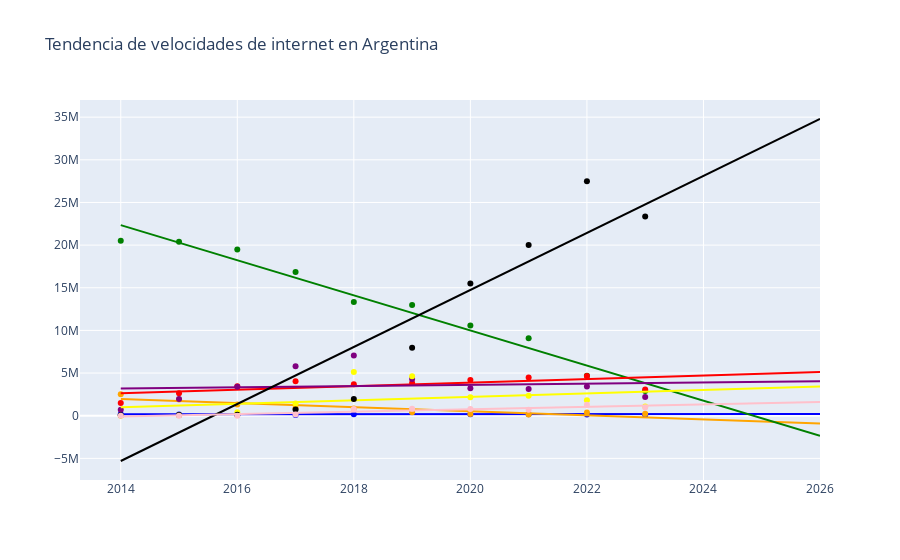

The notebook cell saved with this chart:
### Markdown cell above
### Analisis 3:
* Objetivo: Identificar las tendencias de las velocidades de internet para identificar su futuro
* Metodo: Crear un grafico de lineas marcando los valores historicos y graficando linea de tendencia

### Code cell
#cargar los datos
df_tec_vel_agrupado = pd.read_csv('datasets/Internet_Accesos_Por_velocidad.csv')

#limpiar y convertir a numeros
df_tec_vel_agrupado['año'] = pd.to_numeric(df_tec_vel_agrupado['año'], errors='coerce')
df_tec_vel_agrupado['hasta_512_kbps'] = pd.to_numeric(df_tec_vel_agrupado['hasta_512_kbps'], errors='coerce')
df_tec_vel_agrupado['+_512_kbps_-_1_mbps'] = pd.to_numeric(df_tec_vel_agrupado['+_512_kbps_-_1_mbps'], errors='coerce')
df_tec_vel_agrupado['+_1_mbps_-_6_mbps'] = pd.to_numeric(df_tec_vel_agrupado['+_1_mbps_-_6_mbps'], errors='coerce')
df_tec_vel_agrupado['+_6_mbps_-_10_mbps'] = pd.to_numeric(df_tec_vel_agrupado['+_6_mbps_-_10_mbps'], errors='coerce')
df_tec_vel_agrupado['+_10_mbps_-_20_mbps'] = pd.to_numeric(df_tec_vel_agrupado['+_10_mbps_-_20_mbps'], errors='coerce')
df_tec_vel_agrupado['+_20_mbps_-_30_mbps'] = pd.to_numeric(df_tec_vel_agrupado['+_20_mbps_-_30_mbps'], errors='coerce')
df_tec_vel_agrupado['+_30_mbps'] = pd.to_numeric(df_tec_vel_agrupado['+_30_mbps'], errors='coerce')
df_tec_vel_agrupado['otros'] = pd.to_numeric(df_tec_vel_agrupado['otros'], errors='coerce')
#borrar filas con nulos
df_tec_vel_agrupado = df_tec_vel_agrupado.dropna()

for index in df_tec_vel_agrupado[df_tec_vel_agrupado['año'] == 2024].index:
    df_tec_vel_agrupado.drop(index, inplace=True)

tecnologias = ['hasta_512_kbps','+_512_kbps_-_1_mbps','+_1_mbps_-_6_mbps','+_6_mbps_-_10_mbps','+_10_mbps_-_20_mbps','+_20_mbps_-_30_mbps','+_30_mbps','otros']

colores = ['blue', 'orange', 'green', 'red', 'purple','yellow','black','pink']

#agrupar por ano y tecnologia
df_agrupado = df_tec_vel_agrupado.groupby('año')[tecnologias].sum().reset_index()

#crear grafico incial
fig = px.scatter(title='Tendencia de velocidades de internet en Argentina',
                 labels={'año': 'Año', 'value': 'Accesos'})

#agregar datos
for i, tecnologia in enumerate(tecnologias):
    #graficar los puntos de datos (un solo punto por ano)
    scatter_fig = px.scatter(df_agrupado, x='año', y=tecnologia, labels={'año': 'Año', 'value': tecnologia})
    fig.add_trace(scatter_fig.data[0].update(marker_color=colores[i], name=tecnologia))
    
    #crear y ajustar el modelo de regresion lineal
    X = df_agrupado[['año']]
    y = df_agrupado[tecnologia]

    model = LinearRegression()
    model.fit(X, y)

    #predecir para los anos presentes y futuros
    future_years = np.array(list(df_agrupado['año']) + [2024, 2025, 2026]).reshape(-1, 1)
    predictions = model.predict(future_years)

    #graficar linea de tendencia
    line_fig = px.line(x=future_years.flatten(), y=predictions, labels={'x': 'Año', 'y': tecnologia})
    fig.add_trace(line_fig.data[0].update(line_color=colores[i], name=f'Tendencia {tecnologia}'))

#ajustar al diseno
fig.update_layout(legend_title_text='Tecnología')

#mostrar grafico
fig.show()

### Figure 1 — Plotly figure (JSON) as saved in the notebook; plotly's stock layout.template omitted (floating-point values rounded to 4 significant figures)
{"data": [{"hovertemplate": "<extra></extra>", "legendgroup": "", "marker": {"color": "#636efa", "symbol": "circle"}, "mode": "markers", "name": "", "orientation": "v", "showlegend": false, "type": "scatter", "xaxis": "x", "yaxis": "y"}, {"hovertemplate": "Año=%{x}<br>hasta_512_kbps=%{y}<extra></extra>", "legendgroup": "", "marker": {"color": "blue", "symbol": "circle"}, "mode": "markers", "name": "hasta_512_kbps", "orientation": "v", "showlegend": false, "type": "scatter", "x": [2014, 2015, 2016, 2017, 2018, 2019, 2020, 2021, 2022, 2023], "xaxis": "x", "y": [175253, 151153, 115263, 77082, 157696, 649348, 164136, 161095, 133551, 92538], "yaxis": "y"}, {"hovertemplate": "Año=%{x}<br>hasta_512_kbps=%{y}<extra></extra>", "legendgroup": "", "line": {"color": "blue", "dash": "solid"}, "marker": {"symbol": "circle"}, "mode": "lines", "name": "Tendencia hasta_512_kbps", "orientation": "v", "showlegend": false, "type": "scatter", "x": [2014, 2015, 2016, 2017, 2018, 2019, 2020, 2021, 2022, 2023, 2024, 2025, 2026], "xaxis": "x", "y": [184600.0, 185300.0, 186000.0, 186700.0, 187400.0, 188100.0, 188800.0, 189400.0, 190100.0, 190800.0, 191500.0, 192200.0, 192900.0], "yaxis": "y"}, {"hovertemplate": "Año=%{x}<br>+_512_kbps_-_1_mbps=%{y}<extra></extra>", "legendgroup": "", "marker": {"color": "orange", "symbol": "circle"}, "mode": "markers", "name": "+_512_kbps_-_1_mbps", "orientation": "v", "showlegend": false, "type": "scatter", "x": [2014, 2015, 2016, 2017, 2018, 2019, 2020, 2021, 2022, 2023], "xaxis": "x", "y": [2506790, 1900261, 1316841, 892396, 856658, 401265, 191050, 153656, 386733, 242062], "yaxis": "y"}, {"hovertemplate": "Año=%{x}<br>+_512_kbps_-_1_mbps=%{y}<extra></extra>", "legendgroup": "", "line": {"color": "orange", "dash": "solid"}, "marker": {"symbol": "circle"}, "mode": "lines", "name": "Tendencia +_512_kbps_-_1_mbps", "orientation": "v", "showlegend": false, "type": "scatter", "x": [2014, 2015, 2016, 2017, 2018, 2019, 2020, 2021, 2022, 2023, 2024, 2025, 2026], "xaxis": "x", "y": [1958000.0, 1720000.0, 1481000.0, 1243000.0, 1004000.0, 765500.0, 527000.0, 288500.0, 50020.0, -188500.0, -427000.0, -665500.0, -904000.0], "yaxis": "y"}, {"hovertemplate": "Año=%{x}<br>+_1_mbps_-_6_mbps=%{y}<extra></extra>", "legendgroup": "", "marker": {"color": "green", "symbol": "circle"}, "mode": "markers", "name": "+_1_mbps_-_6_mbps", "orientation": "v", "showlegend": false, "type": "scatter", "x": [2014, 2015, 2016, 2017, 2018, 2019, 2020, 2021, 2022, 2023], "xaxis": "x", "y": [20517858, 20397292, 19492255, 16835983, 13328851, 12974661, 10561943, 9088185, 4693005, 2910671], "yaxis": "y"}, {"hovertemplate": "Año=%{x}<br>+_1_mbps_-_6_mbps=%{y}<extra></extra>", "legendgroup": "", "line": {"color": "green", "dash": "solid"}, "marker": {"symbol": "circle"}, "mode": "lines", "name": "Tendencia +_1_mbps_-_6_mbps", "orientation": "v", "showlegend": false, "type": "scatter", "x": [2014, 2015, 2016, 2017, 2018, 2019, 2020, 2021, 2022, 2023, 2024, 2025, 2026], "xaxis": "x", "y": [22340000.0, 20280000.0, 18230000.0, 16170000.0, 14110000.0, 12050000.0, 9993000.0, 7935000.0, 5877000.0, 3818000.0, 1760000.0, -297800.0, -2356000.0], "yaxis": "y"}, {"hovertemplate": "Año=%{x}<br>+_6_mbps_-_10_mbps=%{y}<extra></extra>", "legendgroup": "", "marker": {"color": "red", "symbol": "circle"}, "mode": "markers", "name": "+_6_mbps_-_10_mbps", "orientation": "v", "showlegend": false, "type": "scatter", "x": [2014, 2015, 2016, 2017, 2018, 2019, 2020, 2021, 2022, 2023], "xaxis": "x", "y": [1500490, 2644983, 3467623, 4033663, 3698173, 3826965, 4189013, 4494106, 4667505, 3087296], "yaxis": "y"}, {"hovertemplate": "Año=%{x}<br>+_6_mbps_-_10_mbps=%{y}<extra></extra>", "legendgroup": "", "line": {"color": "red", "dash": "solid"}, "marker": {"symbol": "circle"}, "mode": "lines", "name": "Tendencia +_6_mbps_-_10_mbps", "orientation": "v", "showlegend": false, "type": "scatter", "x": [2014, 2015, 2016, 2017, 2018, 2019, 2020, 2021, 2022, 2023, 2024, 2025, 2026], "xaxis": "x", "y": [2629000.0, 2836000.0, 3043000.0, 3250000.0, 3457000.0, 3665000.0, 3872000.0, 4079000.0, 4286000.0, 4493000.0, 4700000.0, 4907000.0, 5114000.0], "yaxis": "y"}, {"hovertemplate": "Año=%{x}<br>+_10_mbps_-_20_mbps=%{y}<extra></extra>", "legendgroup": "", "marker": {"color": "purple", "symbol": "circle"}, "mode": "markers", "name": "+_10_mbps_-_20_mbps", "orientation": "v", "showlegend": false, "type": "scatter", "x": [2014, 2015, 2016, 2017, 2018, 2019, 2020, 2021, 2022, 2023], "xaxis": "x", "y": [707133, 1959285, 3384641, 5794644, 7053697, 4292465, 3208190, 3117868, 3412590, 2183403], "yaxis": "y"}, {"hovertemplate": "Año=%{x}<br>+_10_mbps_-_20_mbps=%{y}<extra></extra>", "legendgroup": "", "line": {"color": "purple", "dash": "solid"}, "marker": {"symbol": "circle"}, "mode": "lines", "name": "Tendencia +_10_mbps_-_20_mbps", "orientation": "v", "showlegend": false, "type": "scatter", "x": [2014, 2015, 2016, 2017, 2018, 2019, 2020, 2021, 2022, 2023, 2024, 2025, 2026], "xaxis": "x", "y": [3195000.0, 3265000.0, 3336000.0, 3406000.0, 3476000.0, 3547000.0, 3617000.0, 3687000.0, 3758000.0, 3828000.0, 3898000.0, 3969000.0, 4039000.0], "yaxis": "y"}, {"hovertemplate": "Año=%{x}<br>+_20_mbps_-_30_mbps=%{y}<extra></extra>", "legendgroup": "", "marker": {"color": "yellow", "symbol": "circle"}, "mode": "markers", "name": "+_20_mbps_-_30_mbps", "orientation": "v", "showlegend": false, "type": "scatter", "x": [2014, 2015, 2016, 2017, 2018, 2019, 2020, 2021, 2022, 2023], "xaxis": "x", "y": [5697, 48353, 395727, 1427698, 5122486, 4640209, 2176733, 2338043, 1810546, 1073417], "yaxis": "y"}, {"hovertemplate": "Año=%{x}<br>+_20_mbps_-_30_mbps=%{y}<extra></extra>", "legendgroup": "", "line": {"color": "yellow", "dash": "solid"}, "marker": {"symbol": "circle"}, "mode": "lines", "name": "Tendencia +_20_mbps_-_30_mbps", "orientation": "v", "showlegend": false, "type": "scatter", "x": [2014, 2015, 2016, 2017, 2018, 2019, 2020, 2021, 2022, 2023, 2024, 2025, 2026], "xaxis": "x", "y": [992400.0, 1195000.0, 1398000.0, 1600000.0, 1803000.0, 2005000.0, 2208000.0, 2410000.0, 2613000.0, 2815000.0, 3018000.0, 3220000.0, 3423000.0], "yaxis": "y"}, {"hovertemplate": "Año=%{x}<br>+_30_mbps=%{y}<extra></extra>", "legendgroup": "", "marker": {"color": "black", "symbol": "circle"}, "mode": "markers", "name": "+_30_mbps", "orientation": "v", "showlegend": false, "type": "scatter", "x": [2014, 2015, 2016, 2017, 2018, 2019, 2020, 2021, 2022, 2023], "xaxis": "x", "y": [51507, 77722, 122011, 729974, 1966724, 7962202, 15505079, 20021752, 27484761, 23343183], "yaxis": "y"}, {"hovertemplate": "Año=%{x}<br>+_30_mbps=%{y}<extra></extra>", "legendgroup": "", "line": {"color": "black", "dash": "solid"}, "marker": {"symbol": "circle"}, "mode": "lines", "name": "Tendencia +_30_mbps", "orientation": "v", "showlegend": false, "type": "scatter", "x": [2014, 2015, 2016, 2017, 2018, 2019, 2020, 2021, 2022, 2023, 2024, 2025, 2026], "xaxis": "x", "y": [-5309000.0, -1968000.0, 1374000.0, 4715000.0, 8056000.0, 11400000.0, 14740000.0, 18080000.0, 21420000.0, 24760000.0, 28100000.0, 31440000.0, 34790000.0], "yaxis": "y"}, {"hovertemplate": "Año=%{x}<br>otros=%{y}<extra></extra>", "legendgroup": "", "marker": {"color": "pink", "symbol": "circle"}, "mode": "markers", "name": "otros", "orientation": "v", "showlegend": false, "type": "scatter", "x": [2014, 2015, 2016, 2017, 2018, 2019, 2020, 2021, 2022, 2023], "xaxis": "x", "y": [0, 0, 0, 155145, 783902, 819066, 775099, 711686, 1293244, 968130], "yaxis": "y"}, {"hovertemplate": "Año=%{x}<br>otros=%{y}<extra></extra>", "legendgroup": "", "line": {"color": "pink", "dash": "solid"}, "marker": {"symbol": "circle"}, "mode": "lines", "name": "Tendencia otros", "orientation": "v", "showlegend": false, "type": "scatter", "x": [2014, 2015, 2016, 2017, 2018, 2019, 2020, 2021, 2022, 2023, 2024, 2025, 2026], "xaxis": "x", "y": [-82630.0, 58100.0, 198800.0, 339500.0, 480300.0, 621000.0, 761700.0, 902400.0, 1043000.0, 1184000.0, 1324605, 1465000.0, 1606000.0], "yaxis": "y"}], "layout": {"legend": {"title": {"text": "Tecnología"}, "tracegroupgap": 0}, "title": {"text": "Tendencia de velocidades de internet en Argentina"}, "xaxis": {"anchor": "y", "domain": [0, 1]}, "yaxis": {"anchor": "x", "domain": [0, 1]}}}
